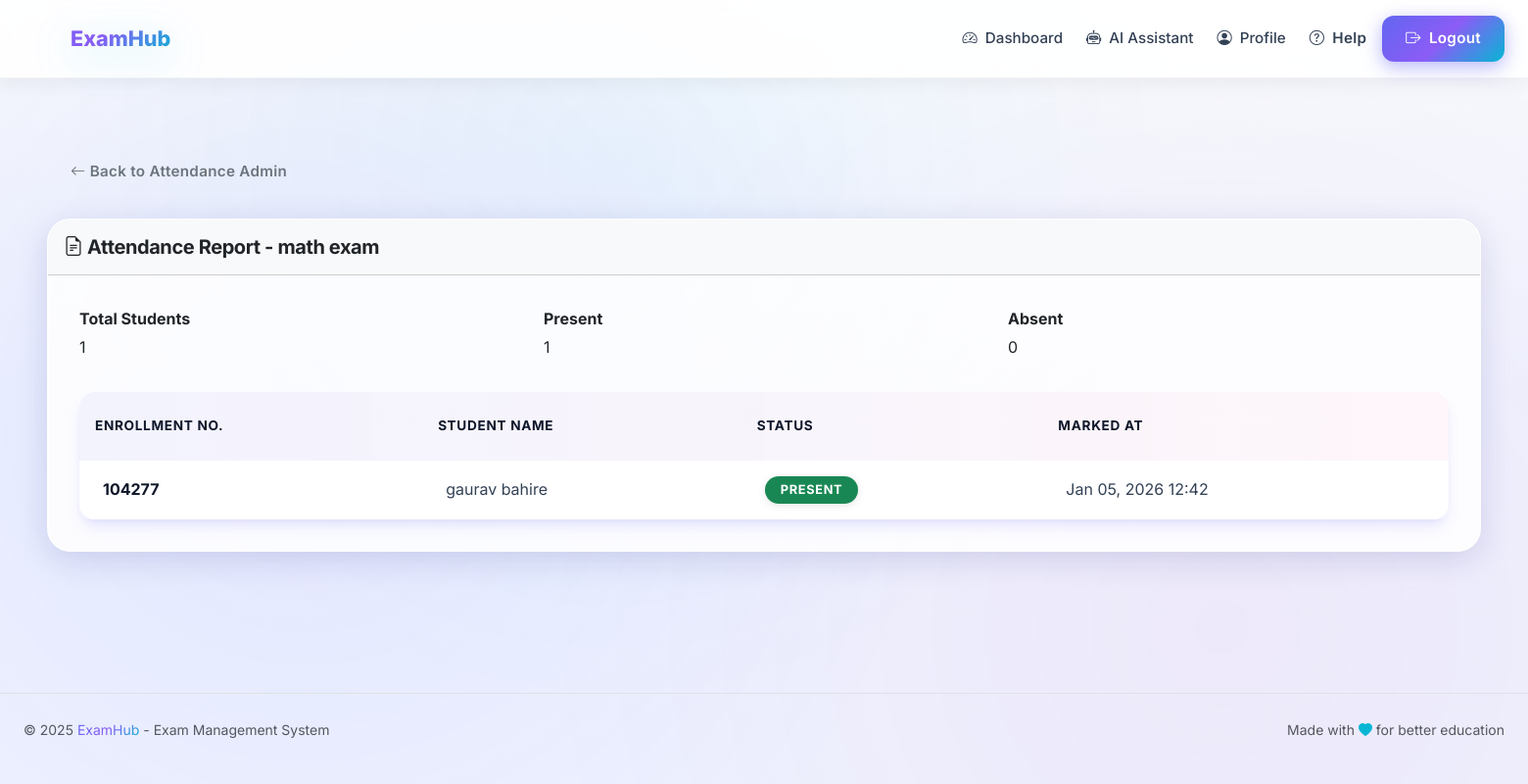
The app's page /attendance/report/1/ (signed in) with its own data.
### apps/exams/models.py (models this page shows, shortened)
class ExamSchedule(models.Model):
    STATUS_CHOICES = (
        ('draft', 'Draft'),
        ('published', 'Published'),
        ('ongoing', 'Ongoing'),
        ('completed', 'Completed'),
    )
    question_paper = models.ForeignKey(
        QuestionPaper,
        on_delete=models.CASCADE,
        related_name='schedules'
    )
    scheduled_date = models.DateField(db_index=True)
    start_time = models.TimeField()
    end_time = models.TimeField()
    assigned_students = models.ManyToManyField(
        StudentProfile,
        related_name='exam_schedules'
    )
    status = models.CharField(
        max_length=20,
        choices=STATUS_CHOICES,
        default='draft'
    )
    created_at = models.DateTimeField(auto_now_add=True)
    updated_at = models.DateTimeField(auto_now=True)
    class Meta:
        ordering = ['scheduled_date', 'start_time']
        indexes = [
            models.Index(fields=['scheduled_date', 'status']),
        ]

class QuestionPaper(models.Model):
    title = models.CharField(max_length=300)
    subject = models.ForeignKey(
        Subject,
        on_delete=models.CASCADE,
        related_name='question_papers'
    )
    questions = models.ManyToManyField(Question, related_name='papers')
    total_marks = models.IntegerField(default=100)
    duration_minutes = models.IntegerField(
        validators=[MinValueValidator(15), MaxValueValidator(480)]
    )
    passing_marks = models.IntegerField(
        validators=[MinValueValidator(0), MaxValueValidator(100)]
    )
    instructions = models.TextField(blank=True, help_text="Exam instructions for students")
    created_by = models.ForeignKey(
        User,
        on_delete=models.SET_NULL,
        null=True,
        related_name='created_papers'
    )
    created_at = models.DateTimeField(auto_now_add=True)
    updated_at = models.DateTimeField(auto_now=True)
    class Meta:
        ordering = ['-created_at']
        indexes = [
            models.Index(fields=['subject']),
        ]

### apps/attendance/models.py (models this page shows, shortened)
class Attendance(models.Model):
    exam_schedule = models.ForeignKey(
        ExamSchedule,
        on_delete=models.CASCADE,
        related_name='attendances'
    )
    student = models.ForeignKey(
        StudentProfile,
        on_delete=models.CASCADE,
        related_name='attendances'
    )
    attended = models.BooleanField(default=False)
    check_in_time = models.DateTimeField(null=True, blank=True)
    check_out_time = models.DateTimeField(null=True, blank=True)
    marked_by = models.ForeignKey(
        'accounts.User',
        on_delete=models.SET_NULL,
        null=True,
        related_name='marked_attendances'
    )
    marked_at = models.DateTimeField(auto_now=True)
    notes = models.TextField(blank=True)
    class Meta:
        unique_together = ('exam_schedule', 'student')
        ordering = ['-marked_at']
        indexes = [
            models.Index(fields=['exam_schedule', 'attended']),
        ]

### apps/accounts/models.py (models this page shows, shortened)
class StudentProfile(models.Model):
    user = models.OneToOneField(
        User,
        on_delete=models.CASCADE,
        related_name='student_profile'
    )
    enrollment_number = models.CharField(
        max_length=50,
        unique=True,
        db_index=True
    )
    department = models.CharField(
        max_length=100,
        choices=DEPARTMENT_CHOICES,
        default='BCA'
    )
    semester = models.IntegerField(choices=[(i, str(i)) for i in range(1, 9)])
    profile_picture = models.ImageField(
        upload_to='student_profiles/',
        blank=True,
        null=True
    )
    date_of_birth = models.DateField(blank=True, null=True)
    address = models.TextField(blank=True)
    is_active = models.BooleanField(default=True)
    created_at = models.DateTimeField(auto_now_add=True)
    updated_at = models.DateTimeField(auto_now=True)
    class Meta:
        ordering = ['enrollment_number']
        indexes = [
            models.Index(fields=['enrollment_number']),
            models.Index(fields=['department']),
        ]

class User(AbstractUser):
    ROLE_CHOICES = (
        ('admin', 'Admin'),
        ('student', 'Student'),
    )
    role = models.CharField(
        max_length=10,
        choices=ROLE_CHOICES,
        default='student'
    )
    department = models.CharField(
        max_length=100,
        choices=DEPARTMENT_CHOICES,
        blank=True,
        null=True
    )
    phone_number = models.CharField(max_length=15, blank=True, null=True)
    profile_picture = models.ImageField(
        upload_to='admin_profiles/',
        blank=True,
        null=True
    )
    created_at = models.DateTimeField(auto_now_add=True)
    updated_at = models.DateTimeField(auto_now=True)
    class Meta:
        ordering = ['-created_at']
        indexes = [
            models.Index(fields=['email']),
            models.Index(fields=['role']),
            models.Index(fields=['department']),
        ]
    @property
    def is_admin_user(self):
        return self.role == 'admin'

### apps/attendance/views.py (the view)
# urls.py: path('report/<int:schedule_id>/', views.attendance_report, name='report'),
@login_required
def attendance_report(request, schedule_id):
    if not request.user.is_admin_user:
        messages.error(request, 'Access denied.')
        return redirect('dashboard')
    schedule = get_object_or_404(ExamSchedule, pk=schedule_id)
    attendances = Attendance.objects.filter(exam_schedule=schedule)
    total_students = schedule.assigned_students.count()
    present_count = attendances.filter(attended=True).count()
    absent_count = attendances.filter(attended=False).count()
    context = {
        'schedule': schedule,
        'attendances': attendances,
        'total_students': total_students,
        'present_count': present_count,
        'absent_count': absent_count,
    }
    return render(request, 'attendance/attendance_report.html', context)

### templates/attendance/attendance_report.html (shortened to what this page needs)
{% extends 'base.html' %}
{% load static %}
{% block content %}
<div class="container-fluid px-3 px-md-4 py-4">
    <div class="mb-4">
        <a href="{% url 'attendance:admin_attendance' %}" class="btn btn-outline-secondary">
            <i class="bi bi-arrow-left"></i> Back to Attendance Admin
        </a>
    </div>
    <div class="card mb-4">
        <div class="card-header bg-light py-3">
            <h5 class="mb-0"><i class="bi bi-file-earmark-text"></i> Attendance Report - {{ schedule.question_paper.title }}</h5>
        </div>
        <div class="card-body">
            <div class="row mb-3">
                <div class="col-md-4">
                    <p class="mb-1"><strong>Total Students</strong></p>
                    <p>{{ total_students }}</p>
                </div>
                <div class="col-md-4">
                    <p class="mb-1"><strong>Present</strong></p>
                    <p>{{ present_count }}</p>
                </div>
                <div class="col-md-4">
                    <p class="mb-1"><strong>Absent</strong></p>
                    <p>{{ absent_count }}</p>
                </div>
            </div>
            <div class="table-responsive">
                <table class="table table-hover">
                    <thead class="table-light">
                        <tr>
                            <th>Enrollment No.</th>
                            <th>Student Name</th>
                            <th>Status</th>
                            <th>Marked At</th>
                        </tr>
                    </thead>
                    <tbody>
                        {% for a in attendances %}
                        <tr>
                            <td><strong>{{ a.student.enrollment_number }}</strong></td>
                            <td>{{ a.student.user.get_full_name }}</td>
                            <td>
                                {% if a.attended %}
                                <span class="badge bg-success">Present</span>
                                {% else %}
                                <span class="badge bg-danger">Absent</span>
                                {% endif %}
                            </td>
                            <td>
                                {% if a.marked_at %}
                                    {{ a.marked_at|date:"M d, Y H:i" }}
                                {% else %}
                                    &ndash;
                                {% endif %}
                            </td>
                        </tr>
                        {% empty %}
                        <tr>
                            <td colspan="4" class="text-center text-muted">No attendance recorded yet for this exam.</td>
                        </tr>
                        {% endfor %}
                    </tbody>
                </table>
            </div>
        </div>
    </div>
</div>
{% endblock %}

### records on screen
ExamSchedule: question_paper "math exam"
Attendance: student.enrollment_number "104277", student.user.get_full_name "gaurav bahire", attended "PRESENT", marked_at "Jan 05, 2026 12:42"

### other values on screen
{{ total_students }} "1"
{{ present_count }} "1"
{{ absent_count }} "0"
